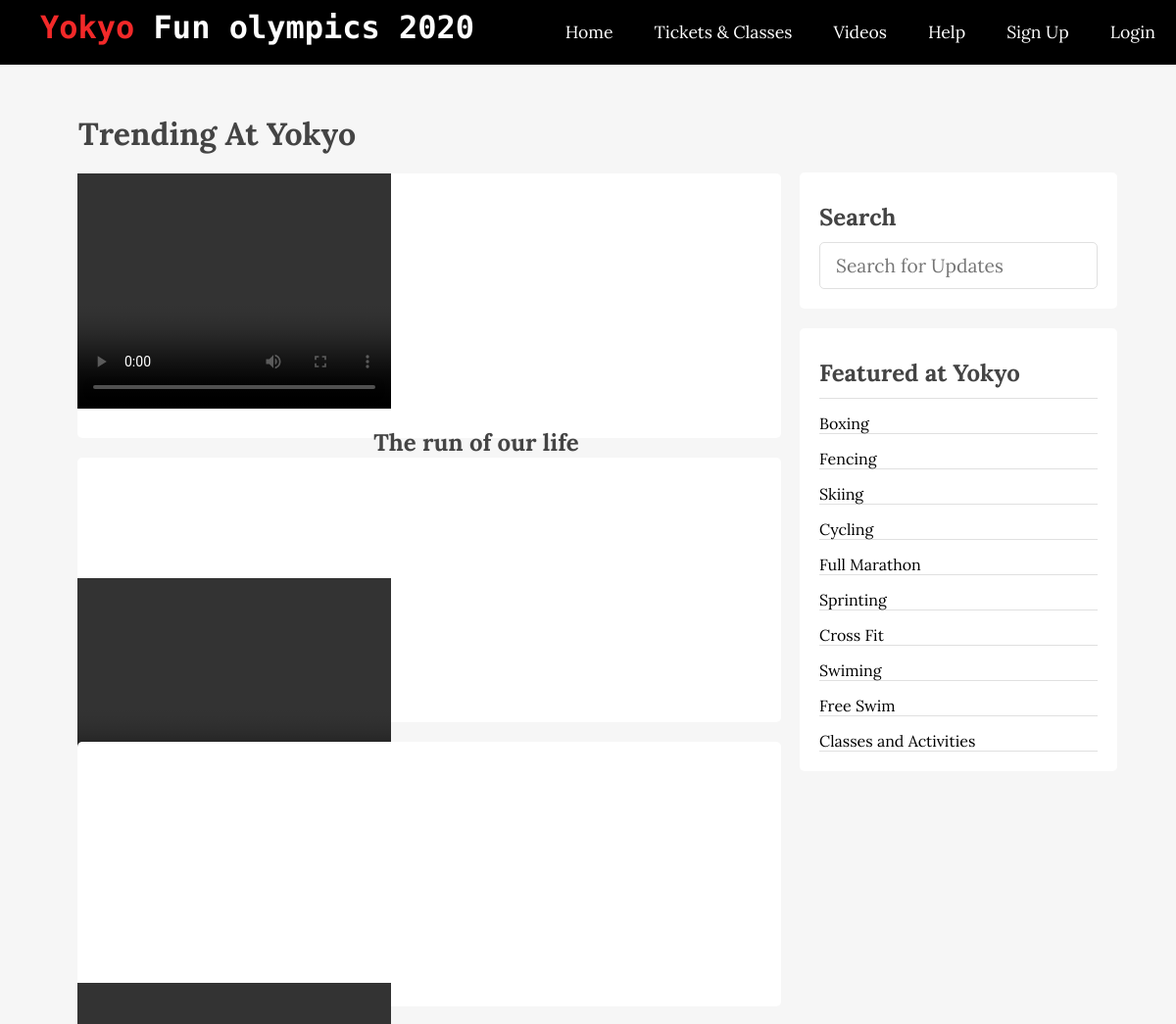
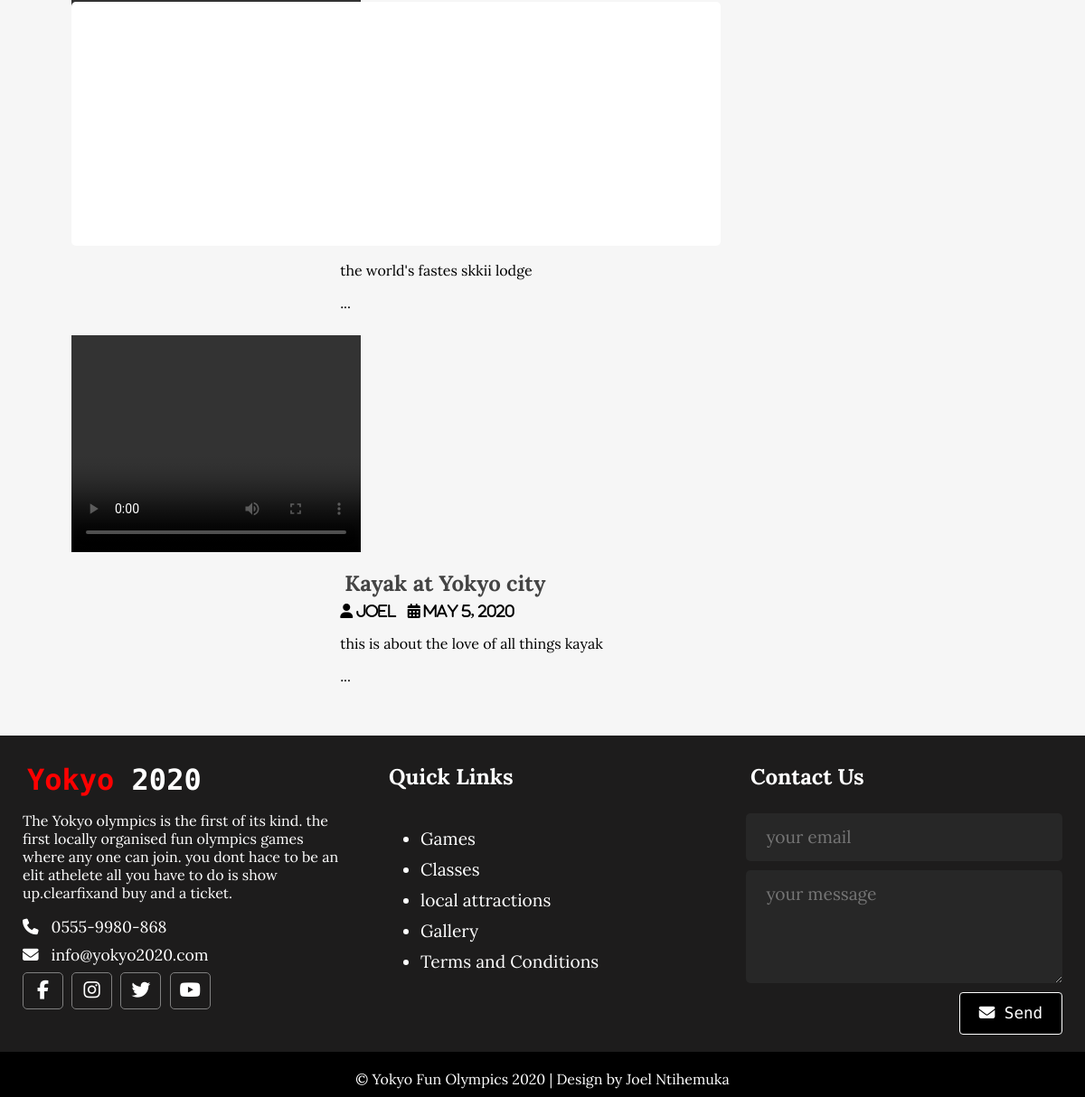
/videos.php, run on the app's committed database (2 pictures, top to bottom).
### tables this page shows
CREATE TABLE `videos` (
  `id` int(11) NOT NULL,
  `user_id` int(11) NOT NULL,
  `topic_id` int(11) DEFAULT NULL,
  `title` varchar(255) NOT NULL,
  `file` varchar(255) NOT NULL,
  `body` text NOT NULL,
  `published` tinyint(4) NOT NULL,
  `created_at` timestamp NOT NULL DEFAULT current_timestamp()
);

CREATE TABLE `users` (
  `id` int(11) NOT NULL,
  `admin` tinyint(4) NOT NULL,
  `username` varchar(255) NOT NULL,
  `email` varchar(255) NOT NULL,
  `password` varchar(255) NOT NULL,
  `created_at` timestamp NOT NULL DEFAULT current_timestamp()
);

CREATE TABLE `topics` (
  `id` int(11) NOT NULL,
  `name` varchar(100) NOT NULL,
  `image` varchar(255) NOT NULL,
  `description` text NOT NULL
);

### app/database/db.php (called while the page is built, shortened)
<?php
 require('connect.php');
 function executeQuery($sql, $data)
 {
global $conn;
$stmt = $conn->prepare($sql);
$values = array_values($data);
$types = str_repeat('s', count($values));
$stmt->bind_param($types, ...$values);
$stmt->execute();
return $stmt;
 }
function selectAll($table, $conditions = [])
{
 global $conn;
    $sql = "SELECT * FROM $table ";
    if (empty($conditions)){
    $stmt = $conn -> prepare($sql);
    $stmt->execute();
    $records = $stmt->get_result()->fetch_all(MYSQLI_ASSOC);
   return $records;
    }
}
function getPublishedVideos(){
    $sql = "SELECT p.*, u.username FROM videos AS p JOIN users AS u ON p.user_id=u.id WHERE p.published=?";
    $stmt = executeQuery($sql, ['published' => 1]);
    $records = $stmt->get_result()->fetch_all(MYSQLI_ASSOC);
     return $records;
}

### app/controllers/topics.php (called while the page is built, shortened)
<?php
include(ROOT_PATH . "/app/database/db.php");
$table = 'topics';
$topics = selectAll($table);

### videos.php (the view, shortened to what this page needs)
<?php include("path.php");
include(ROOT_PATH . "/app/controllers/topics.php");
$videos = array();
$videoTitle = 'Trending At Yokyo';
if(isset($_GET['t_id'])){
    $videos = getVideosByTopicId($_GET['t_id']);
    $videosTitle = "you searched for video under '" . $_GET['name'] . "'";
} else if(isset($_POST['search-term'])){
     $videoTitle = "Displaying results for '" . $_POST['search-term'] . "'";
    $videos = searchVideoss($_POST['search-term']);
 } else {
 $videos = getPublishedVideos();
 }
 ?>
<!DOCTYPE html>
<html lang="en">
<head>
<link rel="stylesheet" href="assets/css//style.css">
</head>
<body>
<?php include(ROOT_PATH ."/app/includes/header.php");?>
    <div class="page-wrapper">
<div class="content clearfix">
<div class="main-content">
    <h1 class="recent-post-title"> <?php echo $videoTitle ;?></h1>
    <?php foreach ($videos as $video): ?>
        <div class="post clearfix">
            <video width="320" height="240" controls>
  <source src="<?php echo BASE_URL . '/assets/videos/' . $video['file']; ?>" type="video/mp4">
</video>
            <div class="post-preview">
            <h2>  <?php echo $video['title']; ?></a></h2>
            <i class=" fa fa-user"> <?php echo $video['username']; ?></i>
            <i class="fa fa-calendar"> <?php echo date('F j, Y', strtotime($video['created_at'])); ?></i>
            <p class="preview-text">
          <?php echo html_entity_decode(substr($video['body'], 0, 200) .'...'); ?>
             </p>
        </div>
    </div>
    <?php endforeach; ?>
</div>
<div class="sidebar">
    <div class="section search">
        <h2 class="section-title">Search</h2>
        <form action="index.php" method="post">
            <input type="text" name="search-term" class="text-input" placeholder="Search for Updates">
        </form>
    </div>
    <div class="section topics">
        <h2 class="section-title"> Featured at Yokyo </h2>
        <ul>
<?php foreach ($topics as $key => $topic): ?>
    <li><a href="<?php echo BASE_URL . '/index.php?t_id=' . $topic['id'] . '&name=' . $topic['name'] ?>"><?php echo $topic['name']; ?></a></li>
<?php endforeach; ?>
        </ul>
    </div>
</div>
</div>
</div>
    <?php include(ROOT_PATH ."/app/includes/footer.php");?>
</body>
</html>

### assets/css/style.css (style rules this page uses)
* { box-sizing: border-box }
body { padding: 0px; margin: 0px; background:#f6f6f6; font-family: 'lora', serif; }
h1, h2, h3, h4, h5, h6 { font-family:'lora', serif; color: #444; margin: 5px; }
a { text-decoration: none; color: inherit; }
.clearfix::after { content:''; display: block; clear: both; }
.text-input { padding: .7rem 1rem; display: block; width: 100%; border-radius: 5px; border: 1px solid #e0e0e0; outline: none; color: #444; line-height: 1.5rem; font-size: 1.2em; font-family: 'lora', serif; }
.page-wrapper { min-height: 100%; }
.content { width: 90%; margin: 30px auto 30px; }
.content .main-content { width: 70%; float: left; }
.content .main-content .post { width: 95%; height: 270px; margin: 20px auto; border-radius: 5px; background: white; position: relative; }
.content .main-content .post .post-preview { padding: 10px; width: 60%; float: right; }
.content .main-content .recent-post-title { margin:20px; }
.content .sidebar { width: 30%; float: left; }
.content .sidebar .section { background: white; padding: 20px; border-radius: 5px; margin-bottom: 20px; }
.content .sidebar .section .section-title { margin: 10px 0px 10px 0px; }
.content .sidebar .section.search { margin-top: 80px; }
.content .sidebar .section.topics ul { margin: 0px; padding: 0px; list-style: none; border-top: 1px solid #e0e0e0; }
.content .sidebar .section.topics ul li a { display: block; padding: 15px 0px 0px; border-bottom: 1px solid #e0e0e0; transition: all 0.3s; }

### data on the page
videos: title "The run of our life"
videos: body "the world's fastes skkii lodge ..."
videos: title "Kayak at Yokyo city", user.username "Joel", created_at "May 5, 2020", body "this is about the love of all things kayak ..."
topics: name "Boxing"
topics: name "Fencing"
topics: name "Skiing"
topics: name "Cycling"
topics: name "Full Marathon"
topics: name "Sprinting"
topics: name "Cross Fit"
topics: name "Swiming"
topics: name "Free Swim"
topics: name "Classes and Activities"

### other printed values
$videoTitle "Trending At Yokyo"
